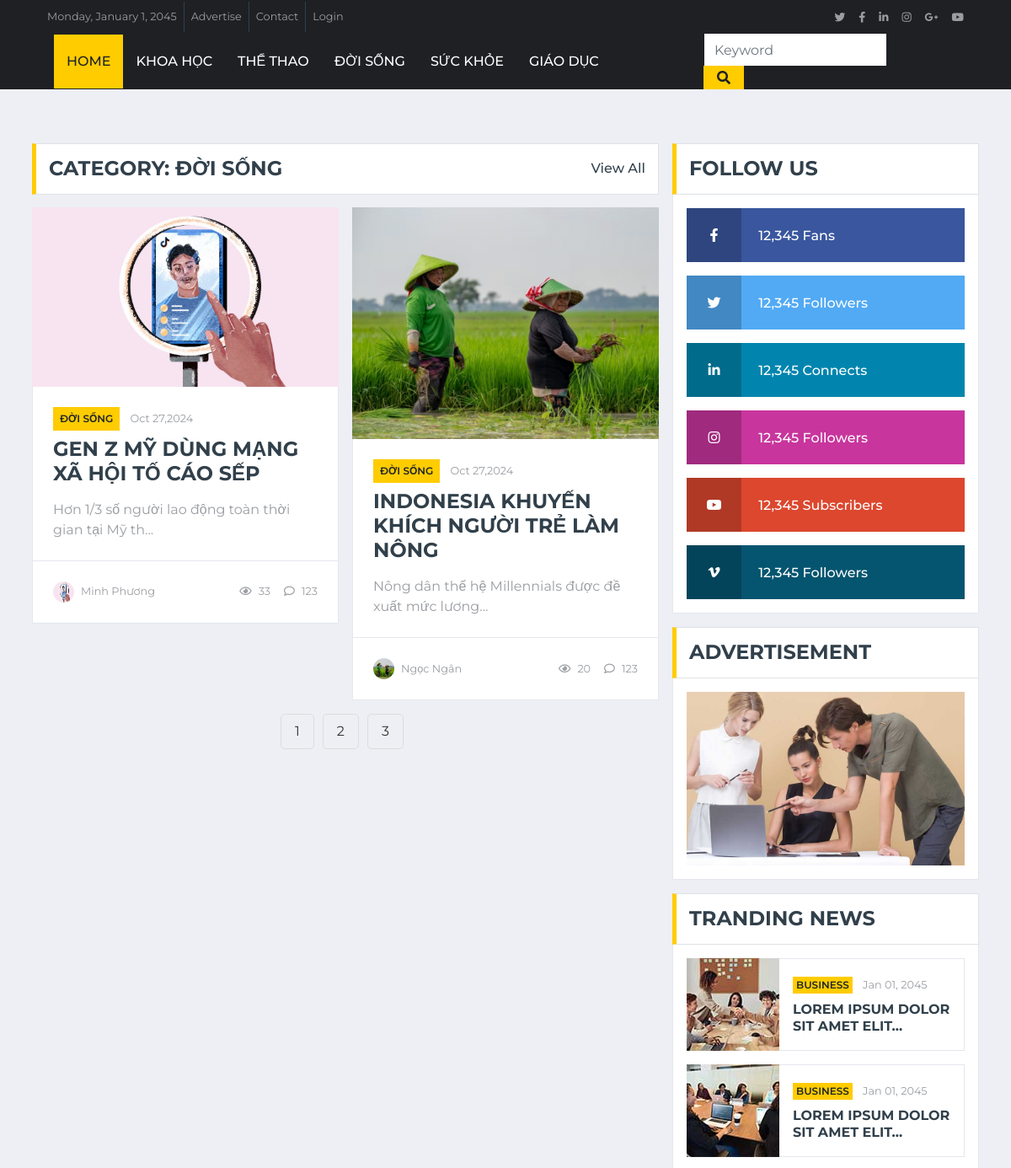
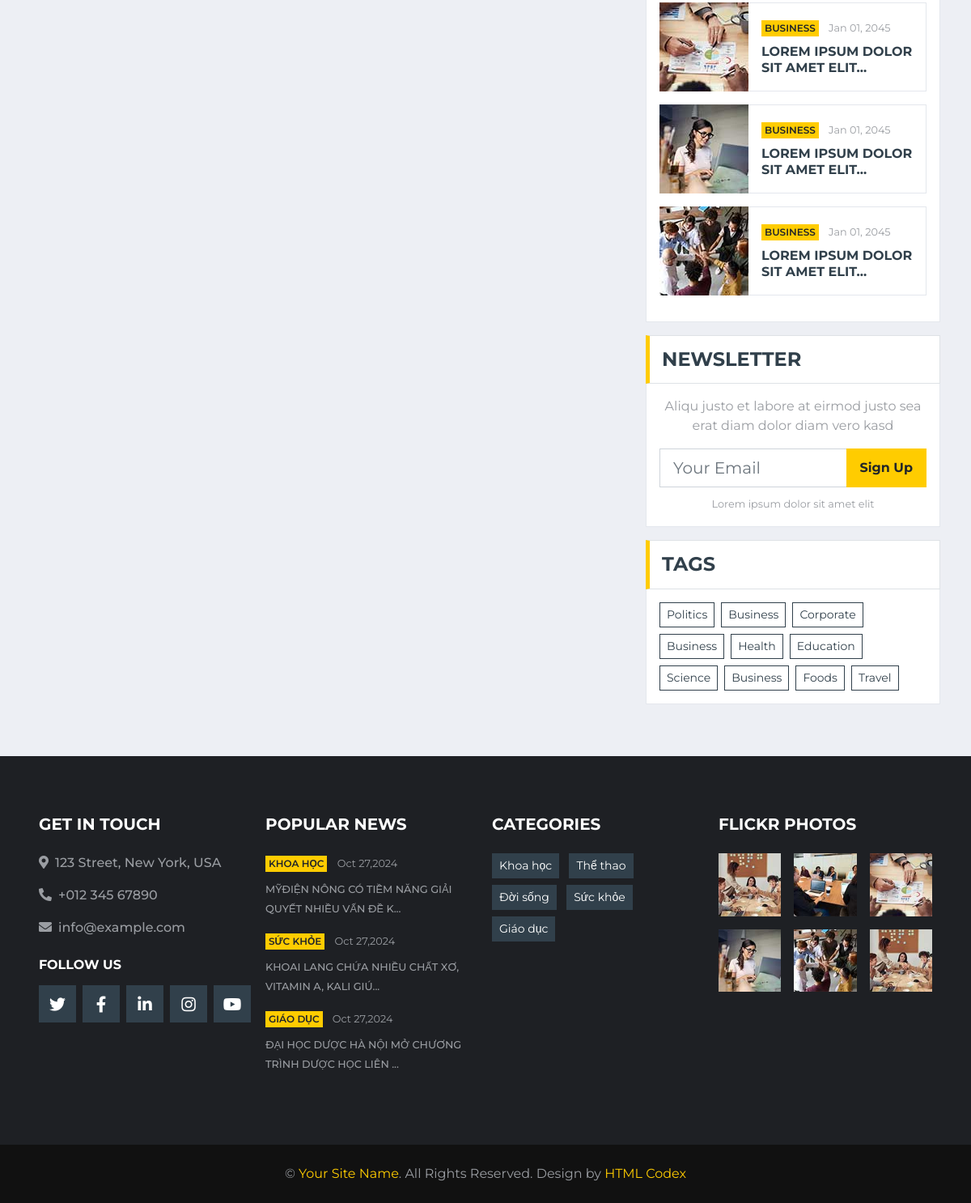
The page /archive.php?cate-id=3 on the database its author committed (2 pictures, top to bottom).
### tables this page shows
CREATE TABLE `categories` (
  `id` int(11) NOT NULL,
  `name` varchar(225) NOT NULL,
  `slug` varchar(225) NOT NULL,
  `parent` int(11) NOT NULL DEFAULT 0
);

CREATE TABLE `items` (
  `id` int(11) NOT NULL,
  `title` varchar(225) NOT NULL,
  `excerpt` varchar(225) NOT NULL,
  `content` text NOT NULL,
  `image` varchar(225) NOT NULL,
  `category` int(11) NOT NULL,
  `featured` int(11) NOT NULL DEFAULT 0,
  `views` int(11) NOT NULL,
  `created_at` timestamp NOT NULL DEFAULT current_timestamp(),
  `updated_at` timestamp NOT NULL DEFAULT current_timestamp(),
  `author` int(11) NOT NULL
);

CREATE TABLE `users` (
  `id` int(11) NOT NULL,
  `name` varchar(225) NOT NULL
);

### models/db.php (called while the page is built)
<?php
class Db
{
    public static $connection;
    public function __construct()
    {
        if (!self::$connection) {
            self::$connection = new mysqli(DB_HOST, DB_USER, DB_PASSWORD, DB_NAME, PORT);
            self::$connection->set_charset(DB_CHARSET);
        }
        return self::$connection;
    }
}

### models/category.php (called while the page is built, shortened)
<?php
 class Category extends Db {
    public function getAllCate(){
        $sql = self::$connection->prepare("SELECT * FROM `categories`");
        $sql -> execute();
        $item = $sql->get_result()->fetch_all(MYSQLI_ASSOC);
        return $item;
    }
    public function getCateNameByID($cate_id){
        $sql = self::$connection->prepare("SELECT * FROM `categories` WHERE `id`=?");
        $sql->bind_param("i",$cate_id);
        $sql -> execute();
        $item = $sql->get_result()->fetch_all(MYSQLI_ASSOC);
        return $item;
    }
 }

### models/user.php (called while the page is built, shortened)
<?php
class User extends Db
{
    public function getUserNameByID($user_id)
    {
        $sql = self::$connection->prepare("SELECT * FROM `users` WHERE `id`=?");
        $sql->bind_param("i", $user_id);
        $sql->execute();
        $item = $sql->get_result()->fetch_all(MYSQLI_ASSOC);
        return $item;
    }
}

### archive.php (the view)
<?php
include "header.php";
if (isset($_GET['cate-id'])):
    $cate_id = $_GET['cate-id'];
    $count = 2;
    $page = isset($_GET['page']) ? $_GET['page'] : 1;
    $total = count($Item->getAllItemsByCate($cate_id));
    $url = $_SERVER['PHP_SELF'] . "?cate-id=" . $cate_id;
?>
    <div class="container-fluid mt-5 pt-3">
        <div class="container">
            <div class="row">
                <div class="col-lg-8">
                    <div class="row">
                        <div class="col-12">
                            <div class="section-title">
                                <h4 class="m-0 text-uppercase font-weight-bold">Category: <?php echo $Categogy->getCateNameById($cate_id)[0]['name']; ?></h4>
                                <a class="text-secondary font-weight-medium text-decoration-none" href="">View All</a>
                            </div>
                        </div>
                        <?php
                        $getItemsByCate = $Item->getItemsByCate($cate_id, $page, $count);
                        foreach ($getItemsByCate as $value):
                            $cateName = $Categogy->getCateNameByID($value['category'])[0]['name'];
                            $userName = $User->getUserNameByID($value['author'])[0]['name'];
                            $createdAt = $value['created_at'];
                            $formattedDate = date('M d,Y', strtotime($createdAt));
                        ?>
                            <div class="col-lg-6">
                                <div class="position-relative mb-3">
                                    <img class="img-fluid w-100" src="img/<?php echo $value['image'] ?>" style="object-fit: cover;">
                                    <div class="bg-white border border-top-0 p-4">
                                        <div class="mb-2">
                                            <a class="badge badge-primary text-uppercase font-weight-semi-bold p-2 mr-2"
                                                href=""><?php echo $cateName ?></a>
                                            <a class="text-body" href=""><small><?php echo $formattedDate ?></small></a>
                                        </div>
                                        <a class="h4 d-block mb-3 text-secondary text-uppercase font-weight-bold" href=""><?php echo $value['title'] ?></a>
                                        <p class="m-0"><?php echo $value['excerpt'] ?></p>
                                    </div>
                                    <div class="d-flex justify-content-between bg-white border border-top-0 p-4">
                                        <div class="d-flex align-items-center">
                                            <img class="rounded-circle mr-2" src="img/<?php echo $value['image'] ?>" width="25" height="25" alt="">
                                            <small><?php echo $userName ?></small>
                                        </div>
                                        <div class="d-flex align-items-center">
                                            <small class="ml-3"><i class="far fa-eye mr-2"></i><?php echo $value['views'] ?></small>
                                            <small class="ml-3"><i class="far fa-comment mr-2"></i>123</small>
                                        </div>
                                    </div>
                                </div>
                            </div>
                        <?php endforeach; ?>
                        <div class="pagination col-12 d-flex justify-content-center">
                            <?php echo $Item->paginate($url, $total, $count) ?>
                        </div>
                    </div>
                </div>
                <div class="col-lg-4">
                    <?php include "social-sidebar.php"  ?>
                </div>
            </div>
        </div>
    </div>
<?php
endif;
include "footer.php" ?>

### header.php (shortened to what this page needs)
<?php
require "models/db.php";
require "models/category.php";
require "models/item.php";
require "models/user.php";
$Categogy = new Category;
$getAllCate = $Categogy->getAllCate();
$Item = new Item;
$getAllItem = $Item->getAllItem();
$User = new User;
?>
<!DOCTYPE html>
<html lang="en">
<head>
    <link href="https://cdnjs.cloudflare.com/ajax/libs/font-awesome/5.15.0/css/all.min.css" rel="stylesheet">
    <link href="lib/owlcarousel/assets/owl.carousel.min.css" rel="stylesheet">
    <link href="css/style.css" rel="stylesheet">
</head>
<body>
    <div class="container-fluid d-none d-lg-block">
        <div class="row align-items-center bg-dark px-lg-5">
            <div class="col-lg-9">
                <nav class="navbar navbar-expand-sm bg-dark p-0">
                    <ul class="navbar-nav ml-n2">
                        <li class="nav-item border-right border-secondary">
                            <a class="nav-link text-body small" href="#">Monday, January 1, 2045</a>
                        </li>
                        <li class="nav-item border-right border-secondary">
                            <a class="nav-link text-body small" href="#">Advertise</a>
                        </li>
                        <li class="nav-item border-right border-secondary">
                            <a class="nav-link text-body small" href="#">Contact</a>
                        </li>
                        <li class="nav-item">
                            <a class="nav-link text-body small" href="#">Login</a>
                        </li>
                    </ul>
                </nav>
            </div>
            <div class="col-lg-3 text-right d-none d-md-block">
                <nav class="navbar navbar-expand-sm bg-dark p-0">
                    <ul class="navbar-nav ml-auto mr-n2">
                        <li class="nav-item">
                            <a class="nav-link text-body" href="#"><small class="fab fa-twitter"></small></a>
                        </li>
                        <li class="nav-item">
                            <a class="nav-link text-body" href="#"><small class="fab fa-facebook-f"></small></a>
                        </li>
                        <li class="nav-item">
                            <a class="nav-link text-body" href="#"><small class="fab fa-linkedin-in"></small></a>
                        </li>
                        <li class="nav-item">
                            <a class="nav-link text-body" href="#"><small class="fab fa-instagram"></small></a>
                        </li>
                        <li class="nav-item">
                            <a class="nav-link text-body" href="#"><small class="fab fa-google-plus-g"></small></a>
                        </li>
                        <li class="nav-item">
                            <a class="nav-link text-body" href="#"><small class="fab fa-youtube"></small></a>
                        </li>
                    </ul>
                </nav>
            </div>
        </div>
    </div>
    <div class="container-fluid p-0">
        <nav class="navbar navbar-expand-lg bg-dark navbar-dark py-2 py-lg-0 px-lg-5">
            <div class="collapse navbar-collapse justify-content-between px-0 px-lg-3" id="navbarCollapse">
                <div class="navbar-nav mr-auto py-0">
                    <a href="index.php" class="nav-item nav-link active">Home</a>
                    <?php
                    foreach ($getAllCate as $key => $value):
                    ?>
                        <a href="archive.php?cate-id=<?php echo $value['id'] ?>" class="nav-item nav-link"><?php echo $value['name'] ?></a>
                    <?php endforeach; ?>
                </div>
                <div class="input-group ml-auto d-none d-lg-flex" style="width: 100%; max-width: 300px;">
                    <form action="result.php" method="get" class="w=100">
                        <input type=" text" name="keyword" class="form-control border-0" placeholder="Keyword">
                        <div class="input-group-append">
                            <button type="submit" class="input-group-text bg-primary text-dark border-0 px-3"><i
                                    class="fa fa-search"></i></button>
                        </div>
                    </form>
                </div>
            </div>
        </nav>
    </div>

### footer.php (shortened to what this page needs)
<div class="container-fluid bg-dark pt-5 px-sm-3 px-md-5 mt-5">
    <div class="row py-4">
        <div class="col-lg-3 col-md-6 mb-5">
            <h5 class="mb-4 text-white text-uppercase font-weight-bold">Get In Touch</h5>
            <p class="font-weight-medium"><i class="fa fa-map-marker-alt mr-2"></i>123 Street, New York, USA</p>
            <p class="font-weight-medium"><i class="fa fa-phone-alt mr-2"></i>+012 345 67890</p>
            <p class="font-weight-medium"><i class="fa fa-envelope mr-2"></i>info@example.com</p>
            <h6 class="mt-4 mb-3 text-white text-uppercase font-weight-bold">Follow Us</h6>
            <div class="d-flex justify-content-start">
                <a class="btn btn-lg btn-secondary btn-lg-square mr-2" href="#"><i class="fab fa-twitter"></i></a>
                <a class="btn btn-lg btn-secondary btn-lg-square mr-2" href="#"><i class="fab fa-facebook-f"></i></a>
                <a class="btn btn-lg btn-secondary btn-lg-square mr-2" href="#"><i class="fab fa-linkedin-in"></i></a>
                <a class="btn btn-lg btn-secondary btn-lg-square mr-2" href="#"><i class="fab fa-instagram"></i></a>
                <a class="btn btn-lg btn-secondary btn-lg-square" href="#"><i class="fab fa-youtube"></i></a>
            </div>
        </div>
        <div class="col-lg-3 col-md-6 mb-5">
            <h5 class="mb-4 text-white text-uppercase font-weight-bold">Popular News</h5>
            <?php
            $popularNews = $Item->popularNews(0, 3);
            foreach ($popularNews as $key => $value):
                $cateName = $Categogy->getCateNameByID($value['category'])[0]['name'];
                $createdAt = $value['created_at'];
                $formattedDate = date('M d,Y', strtotime($createdAt));
            ?>
                <div class="mb-3">
                    <div class="mb-2">
                        <a class="badge badge-primary text-uppercase font-weight-semi-bold p-1 mr-2" href=""><?php echo $cateName ?></a>
                        <a class="text-body" href=""><small><?php echo $formattedDate ?></small></a>
                    </div>
                    <a class="small text-body text-uppercase font-weight-medium" href=""><?php echo $value['excerpt'] ?></a>
                </div>
            <?php endforeach ?>
        </div>
        <div class="col-lg-3 col-md-6 mb-5">
            <h5 class="mb-4 text-white text-uppercase font-weight-bold">Categories</h5>
            <div class="m-n1">
                <?php
                foreach ($getAllCate as $key => $value):
                ?>
                    <a href="" class="btn btn-sm btn-secondary m-1"><?php echo $value['name'] ?></a>
                <?php endforeach ?>
            </div>
        </div>
        <div class="col-lg-3 col-md-6 mb-5">
            <h5 class="mb-4 text-white text-uppercase font-weight-bold">Flickr Photos</h5>
            <div class="row">
                <div class="col-4 mb-3">
                    <a href=""><img class="w-100" src="img/news-110x110-1.jpg" alt=""></a>
                </div>
                <div class="col-4 mb-3">
                    <a href=""><img class="w-100" src="img/news-110x110-2.jpg" alt=""></a>
                </div>
                <div class="col-4 mb-3">
                    <a href=""><img class="w-100" src="img/news-110x110-3.jpg" alt=""></a>
                </div>
                <div class="col-4 mb-3">
                    <a href=""><img class="w-100" src="img/news-110x110-4.jpg" alt=""></a>
                </div>
                <div class="col-4 mb-3">
                    <a href=""><img class="w-100" src="img/news-110x110-5.jpg" alt=""></a>
                </div>
                <div class="col-4 mb-3">
                    <a href=""><img class="w-100" src="img/news-110x110-1.jpg" alt=""></a>
                </div>
            </div>
        </div>
    </div>
</div>
<div class="container-fluid py-4 px-sm-3 px-md-5" style="background: #111111;">
    <p class="m-0 text-center">&copy; <a href="#">Your Site Name</a>. All Rights Reserved.
        Design by <a href="https://htmlcodex.com">HTML Codex</a>
    </p>
</div>
</body>
</html>

### rows shown on the page
categories: name "KHOA HỌC", name "Khoa học"
categories: name "THỂ THAO", name "Thể thao"
categories: name "ĐỜI SỐNG", name "Đời sống"
categories: name "SỨC KHỎE", name "Sức khỏe"
categories: name "GIÁO DỤC", name "Giáo dục"
items: image (picture), category.name "ĐỜI SỐNG", created_at "Oct 27,2024", title "GEN Z MỸ DÙNG MẠNG XÃ HỘI TỐ CÁO SẾP", excerpt "Hơn 1/3 số người lao động toàn thời gian tại Mỹ th...", author.name "Minh Phương", views "33"
items: image (picture), category.name "ĐỜI SỐNG", created_at "Oct 27,2024", title "INDONESIA KHUYẾN KHÍCH NGƯỜI TRẺ LÀM NÔNG", excerpt "Nông dân thế hệ Millennials được đề xuất mức lương...", author.name "Ngọc Ngân", views "20"
items: category.name "KHOA HỌC", created_at "Oct 27,2024", excerpt "MỸĐIỆN NÔNG CÓ TIỀM NĂNG GIẢI QUYẾT NHIỀU VẤN ĐỀ K..."
items: category.name "SỨC KHỎE", created_at "Oct 27,2024", excerpt "KHOAI LANG CHỨA NHIỀU CHẤT XƠ, VITAMIN A, KALI GIÚ..."
items: category.name "GIÁO DỤC", created_at "Oct 27,2024", excerpt "ĐẠI HỌC DƯỢC HÀ NỘI MỞ CHƯƠNG TRÌNH DƯỢC HỌC LIÊN ..."
